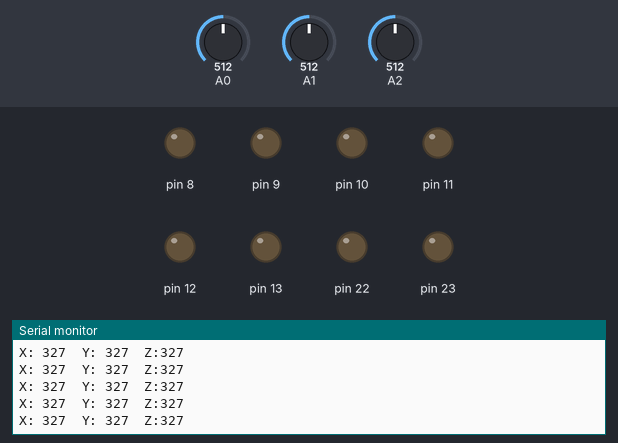
Bench run of a sketch on a simulated Arduino Uno, built with avr-gcc and run on an emulated ATmega328P. Shown: output pins drawn as LEDs (lit = HIGH), the last lines printed to the serial monitor. The test bench sets the inputs (shaded band); at power-on: A0 = 512, A1 = 512, A2 = 512.

Above: at 0.8 s.
0.9 s: A0 set to 18
At 1.7 s:
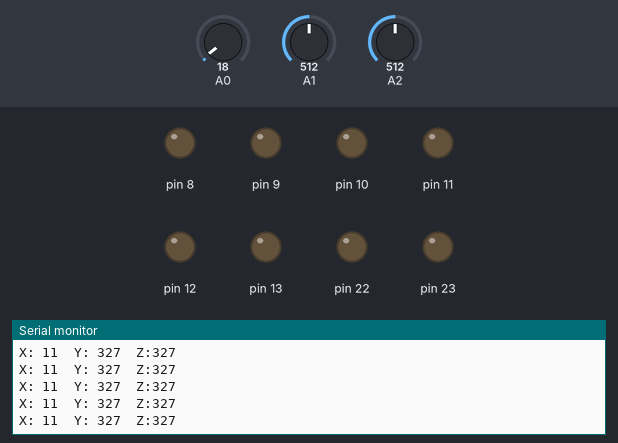
2.4 s: A0 set to 13
At 3.1 s:
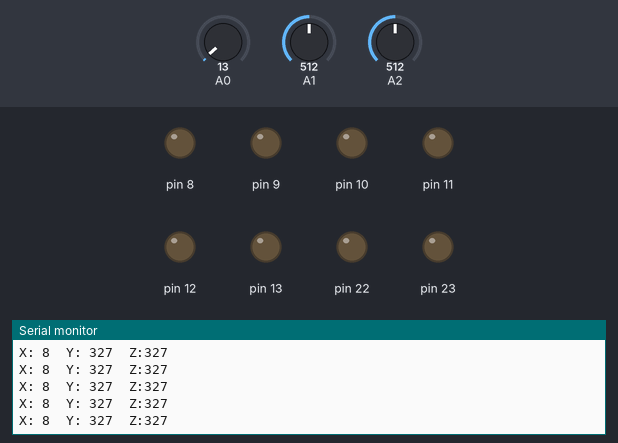
Timing chart, 0 to 5.4 s (numbered marks = the images above; inputs shaded):
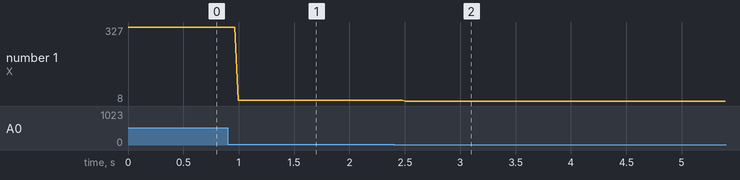

Measured:
- after the input at 0.9 s, the serial monitor: prints a new line after 0.09 s (image 1)
- after the input at 2.4 s, the serial monitor: prints a new line after 0.11 s (image 2)
- plotted number 1: 327 → 11 after the input at 0.9 s, 11 → 8 after the input at 2.4 s

The sketch:

Accelerometer.ino
```cpp
#include <avr/io.h>   /* Include AVR std. library file */
#include <util/delay.h>   /* Include defined delay header file */

void ADC_Init()     /* ADC Initialization function */
{
  ADMUX =(1<<ADLAR);   /* Vref: Avcc, ADC channel: 0 */
  ADCSRA = (1<<ADEN)|(1<<ADPS2)|(1<<ADPS1)|(1<<ADPS0);
}

uint16_t ADC_Read(unsigned char channel)  /* ADC Read function */
{
  ADMUX =(1<<ADLAR)|(channel & 0x07);/* set input channel to read */
  ADCSRA |= (1<<ADSC);  /* Start ADC conversion */
  while (!(ADCSRA & (1<<ADIF)));  /* Wait until end of conversion by polling ADC interrupt flag */
  ADCSRA |= (1<<ADIF);  /* Clear interrupt flag */
  return ADC;    /* Return ADC word */
}
int main(void)
{
  uint16_t X,Y,Z;
  int x,y,z;
  DDRB=0xFF;
  Serial.begin(9600);
  ADC_Init();   /* Initialize ADC */
  int flag=0;
  while(1)
  {
    X= ADC_Read(0)/100;  /* Read X, Y, Z axis ADC value */
    Y= ADC_Read(1)/100;
    Z= ADC_Read(2)/100;
    Serial.print("X: ");
    Serial.print(X);Serial.print('\t');
    Serial.print("Y: ");
    Serial.print(Y);Serial.print('\t');
    Serial.print("Z:");
    Serial.println(Z);
    _delay_ms(10);
  }
}
```
